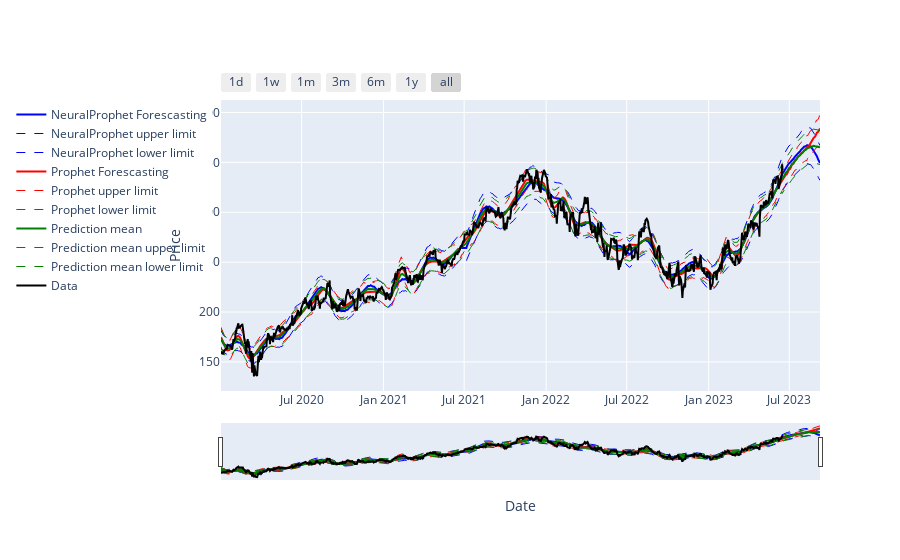

Source (notebook cell):
### Code cell
import plotly.express as px
import plotly.graph_objects as go

fig = go.Figure()

fig.add_trace(go.Scatter(
    x=f["Date"],
    y=f["y_neural"],
    name="NeuralProphet Forescasting",
    line=dict(color='blue', width=2)
))
fig.add_trace(go.Scatter(
    x=f["Date"],
    y=f["y_neural_upper"],
    name="NeuralProphet upper limit",
    line=dict(color='blue', width=1, dash='dash'),
    
))
fig.add_trace(go.Scatter(
    x=f["Date"],
    y=f["y_neural_lower"],
    name="NeuralProphet lower limit",
    line=dict(color='blue', width=1, dash='dash'),
    
))

fig.add_trace(go.Scatter(
    x=f["Date"],
    y=f["y_pro"],
    name="Prophet Forescasting",
    line=dict(color='red', width=2)
))
fig.add_trace(go.Scatter(
    x=f["Date"],
    y=f["y_pro_upper"],
    name="Prophet upper limit",
    line=dict(color='red', width=1, dash='dash'),
    
))
fig.add_trace(go.Scatter(
    x=f["Date"],
    y=f["y_pro_lower"],
    name="Prophet lower limit",
    line=dict(color='red', width=1, dash='dash'),
    
))

fig.add_trace(go.Scatter(
    x=f["Date"],
    y=f["y_predict"],
    name="Prediction mean",
    line=dict(color='green', width=2)
))
fig.add_trace(go.Scatter(
    x=f["Date"],
    y=f["y_predict_upper"],
    name="Prediction mean upper limit",
    line=dict(color='green', width=1, dash='dash'),
    
))
fig.add_trace(go.Scatter(
    x=f["Date"],
    y=f["y_predict_lower"],
    name="Prediction mean lower limit",
    line=dict(color='green', width=1, dash='dash'),
    
))

fig.add_trace(go.Scatter(
    x=f["Date"],
    y=f["y"],
    name="Data",
    line=dict(color='black', width=2)
))


fig.update_layout(
    xaxis_title="Date",
    yaxis_title="Price",
    legend=dict(
        orientation="v",
        yanchor="top",
        y=1,
        xanchor="left",
        x=-.35
    )
)

fig.update_layout(
    xaxis=dict(
        rangeselector=dict(
            buttons=list([
                dict(count=1,
                     label="1d",
                     step="day",
                     stepmode="backward"),
                dict(count=7,
                     label="1w",
                     step="day",
                     stepmode="backward"),
                dict(count=1,
                     label="1m",
                     step="month",
                     stepmode="backward"),
                dict(count=3,
                     label="3m",
                     step="month",
                     stepmode="backward"),
                dict(count=6,
                     label="6m",
                     step="month",
                     stepmode="backward"),
                dict(count=1,
                     label="1y",
                     step="year",
                     stepmode="backward"),
                dict(step="all")
            ])
        ),
        rangeslider=dict(
            visible=True
        ),
        type="date"
    ),
    yaxis=dict(
        autorange=True,
        type="linear"
    )
)

fig.show()

### Figure 1 — Plotly figure (JSON) as saved in the notebook; plotly's stock layout.template omitted (floating-point values rounded to 4 significant figures; data arrays with more than 128 entries replaced by an {"elided": "..."} marker saying what was removed)
{"data": [{"line": {"color": "blue", "width": 2}, "name": "NeuralProphet Forescasting", "type": "scatter", "x": {"elided": "931 str values"}, "y": {"elided": "931 float values"}}, {"line": {"color": "blue", "dash": "dash", "width": 1}, "name": "NeuralProphet upper limit", "type": "scatter", "x": {"elided": "931 str values"}, "y": {"elided": "931 float values"}}, {"line": {"color": "blue", "dash": "dash", "width": 1}, "name": "NeuralProphet lower limit", "type": "scatter", "x": {"elided": "931 str values"}, "y": {"elided": "931 float values"}}, {"line": {"color": "red", "width": 2}, "name": "Prophet Forescasting", "type": "scatter", "x": {"elided": "931 str values"}, "y": {"elided": "931 float values"}}, {"line": {"color": "red", "dash": "dash", "width": 1}, "name": "Prophet upper limit", "type": "scatter", "x": {"elided": "931 str values"}, "y": {"elided": "931 float values"}}, {"line": {"color": "red", "dash": "dash", "width": 1}, "name": "Prophet lower limit", "type": "scatter", "x": {"elided": "931 str values"}, "y": {"elided": "931 float values"}}, {"line": {"color": "green", "width": 2}, "name": "Prediction mean", "type": "scatter", "x": {"elided": "931 str values"}, "y": {"elided": "931 float values"}}, {"line": {"color": "green", "dash": "dash", "width": 1}, "name": "Prediction mean upper limit", "type": "scatter", "x": {"elided": "931 str values"}, "y": {"elided": "931 float values"}}, {"line": {"color": "green", "dash": "dash", "width": 1}, "name": "Prediction mean lower limit", "type": "scatter", "x": {"elided": "931 str values"}, "y": {"elided": "931 float values"}}, {"line": {"color": "black", "width": 2}, "name": "Data", "type": "scatter", "x": {"elided": "931 str values"}, "y": {"elided": "931 float values"}}], "layout": {"legend": {"orientation": "v", "x": -0.35, "xanchor": "left", "y": 1, "yanchor": "top"}, "xaxis": {"rangeselector": {"buttons": [{"count": 1, "label": "1d", "step": "day", "stepmode": "backward"}, {"count": 7, "label": "1w", "step": "day", "stepmode": "backward"}, {"count": 1, "label": "1m", "step": "month", "stepmode": "backward"}, {"count": 3, "label": "3m", "step": "month", "stepmode": "backward"}, {"count": 6, "label": "6m", "step": "month", "stepmode": "backward"}, {"count": 1, "label": "1y", "step": "year", "stepmode": "backward"}, {"step": "all"}]}, "rangeslider": {"visible": true}, "title": {"text": "Date"}, "type": "date"}, "yaxis": {"autorange": true, "title": {"text": "Price"}, "type": "linear"}}}
